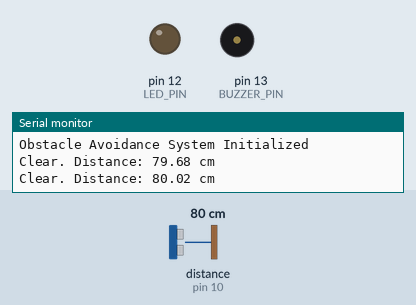
The sketch below on a simulated Arduino Uno, built with avr-gcc and run on an emulated ATmega328P. Parts: output pins drawn as LEDs (lit = HIGH), buzzer (waves = sounding, pin HIGH), the last lines printed to the serial monitor. Wiring (inferred from the names in the program): ultrasonic range finder: trigger pin 9; echo pin 10. The test bench sets the inputs (shaded band); at power-on: distance to the obstacle (sensor on pin 10) 80 cm. The echo pulse lasts 58.3 µs per cm; pins used as bus, display or sensor lines are not drawn.

Above: at 1.8 s.
1.9 s: distance to the obstacle (sensor on pin 10) set to 22 cm
3.4 s: distance to the obstacle (sensor on pin 10) set to 18 cm
At 5.2 s:
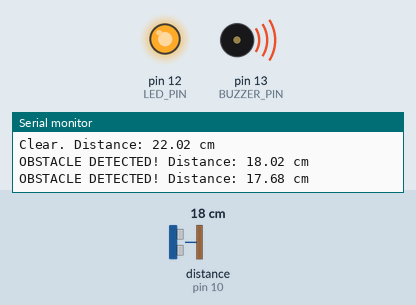
5.5 s: distance to the obstacle (sensor on pin 10) set to 35 cm
At 7.0 s:
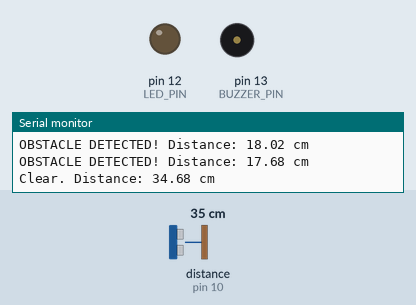
7.5 s: distance to the obstacle (sensor on pin 10) set to 2 cm
At 8.6 s:
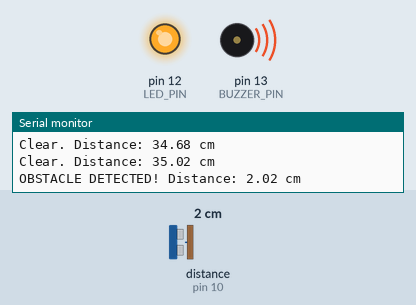
Timing chart, 0 to 10.5 s (numbered marks = the images above; inputs shaded):
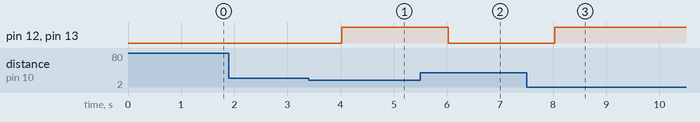

The sketch:

obstacle_avoiding_robot1.ino
```cpp
// C++ code
//
const int TRIG_PIN = 9;
const int ECHO_PIN = 10;
const int LED_PIN = 12;
const int BUZZER_PIN = 13;


const int OBSTACLE_THRESHOLD_CM = 20;

void setup() {

  pinMode(TRIG_PIN, OUTPUT);
  pinMode(ECHO_PIN, INPUT);
  pinMode(LED_PIN, OUTPUT);
  pinMode(BUZZER_PIN, OUTPUT);

  Serial.begin(9600);
  Serial.println("Obstacle Avoidance System Initialized");
}

void loop() {

  digitalWrite(TRIG_PIN, LOW);
  delayMicroseconds(2);

  digitalWrite(TRIG_PIN, HIGH);
  delayMicroseconds(10);
  digitalWrite(TRIG_PIN, LOW);

  long duration = pulseIn(ECHO_PIN, HIGH);

  float distanceCm = duration * 0.0343 / 2;

  if (distanceCm < OBSTACLE_THRESHOLD_CM) {
    // OBSTACLE DETECTED!
    digitalWrite(LED_PIN, HIGH);     // Turn LED ON
    digitalWrite(BUZZER_PIN, HIGH);  // Turn Buzzer ON (continuous tone)

    Serial.print("OBSTACLE DETECTED! Distance: ");
    Serial.print(distanceCm);
    Serial.println(" cm");

  } else {
    digitalWrite(LED_PIN, LOW);      // Turn LED OFF
    digitalWrite(BUZZER_PIN, LOW);   // Turn Buzzer OFF

    Serial.print("Clear. Distance: ");
    Serial.print(distanceCm);
    Serial.println(" cm");
  }
  delay(1000);
}
```

Measured:
- the behaviour switches between 20 and 19 cm on distance to the obstacle (sensor on pin 10) (found by bisection; images 0 and 1)
- after the input at 3.4 s, pin 12 (LED_PIN), pin 13 (BUZZER_PIN): LOW → HIGH after 0.62 s
- after the input at 5.5 s, pin 12 (LED_PIN), pin 13 (BUZZER_PIN): HIGH → LOW after 0.52 s
- after the input at 7.5 s, pin 12 (LED_PIN), pin 13 (BUZZER_PIN): LOW → HIGH after 0.53 s
